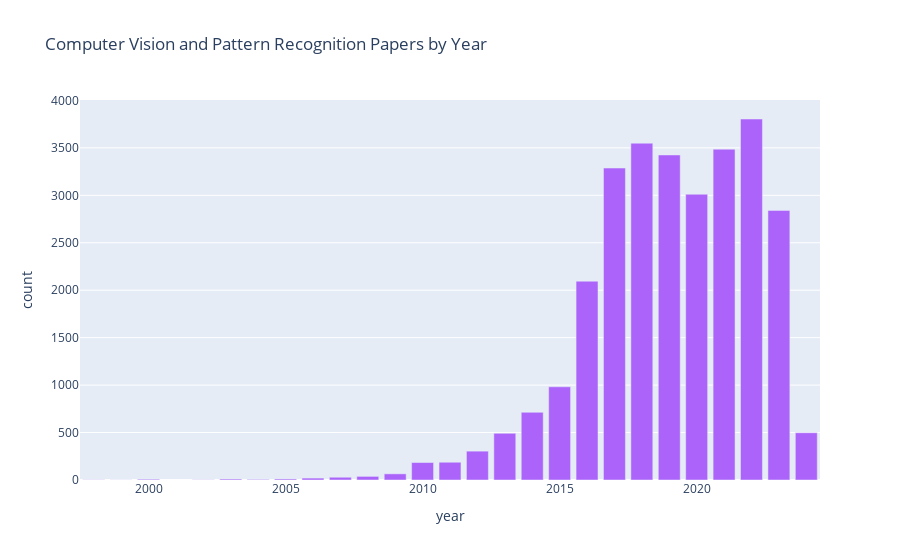

Here is the notebook cell this chart was saved with:
### Code cell
top = 'Computer Vision and Pattern Recognition'
px.bar(cat_year_num.query("category == @top"), x = 'year', y = 'count', title= top + " Papers by Year", color_discrete_sequence=[color_dict[top]])

### Figure 1 — Plotly figure (JSON) as saved in the notebook; plotly's stock layout.template omitted (floating-point values rounded to 4 significant figures)
{"data": [{"hovertemplate": "year=%{x}<br>count=%{y}<extra></extra>", "legendgroup": "", "marker": {"color": "#AB63FA", "pattern": {"shape": ""}}, "name": "", "orientation": "v", "showlegend": false, "textposition": "auto", "type": "bar", "x": [1998, 1999, 2000, 2002, 2003, 2004, 2005, 2006, 2007, 2008, 2009, 2010, 2011, 2012, 2013, 2014, 2015, 2016, 2017, 2018, 2019, 2020, 2021, 2022, 2023, 2024], "xaxis": "x", "y": [2, 1, 8, 2, 10, 6, 11, 20, 29, 38, 65, 184, 187, 304, 492, 713, 982, 2095, 3287, 3549, 3425, 3011, 3486, 3804, 2841, 498], "yaxis": "y"}], "layout": {"barmode": "relative", "legend": {"tracegroupgap": 0}, "title": {"text": "Computer Vision and Pattern Recognition Papers by Year"}, "xaxis": {"anchor": "y", "domain": [0, 1], "title": {"text": "year"}}, "yaxis": {"anchor": "x", "domain": [0, 1], "title": {"text": "count"}}}}
